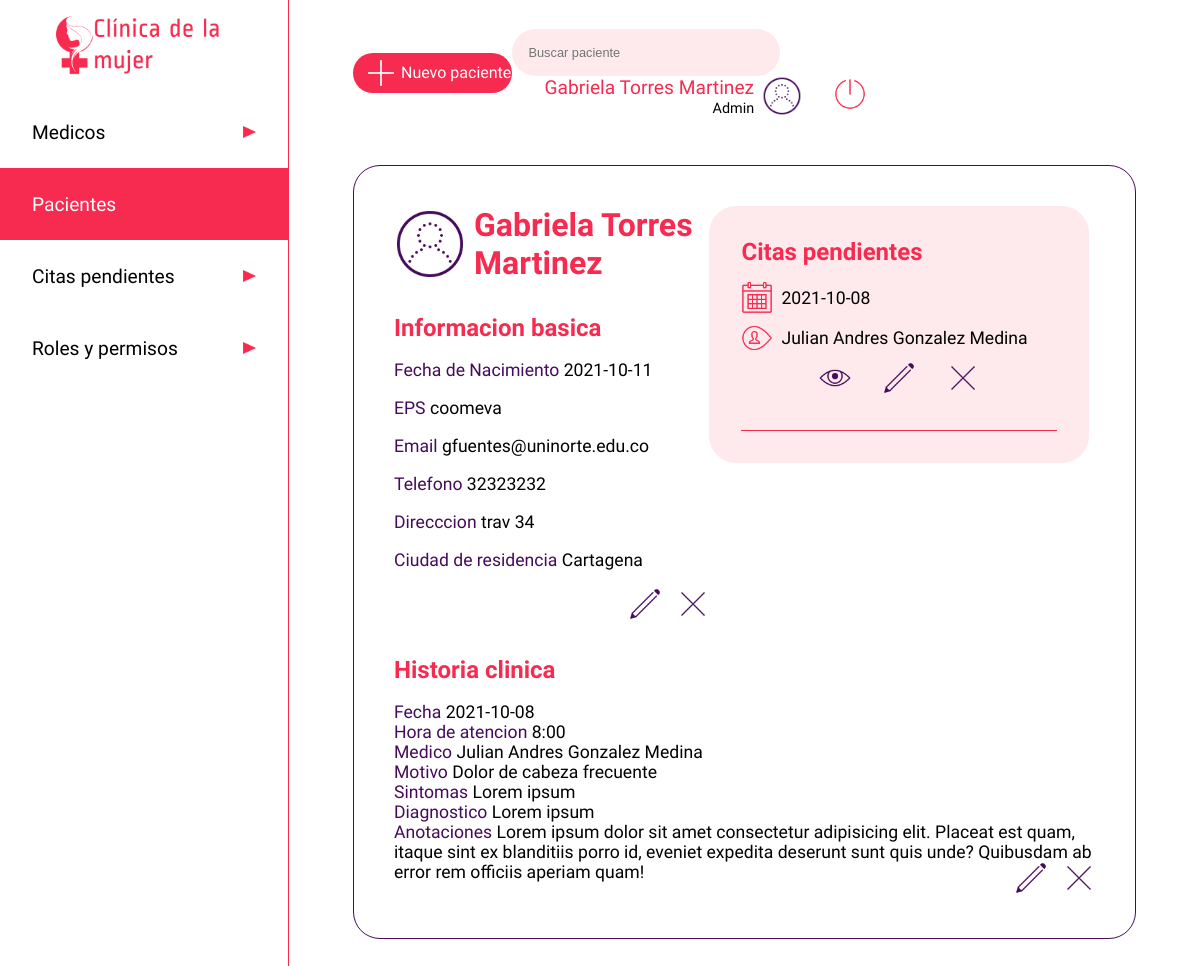
The app's page /paciente/45425474 (signed in) with its own data.
### app.py (models this page shows, shortened)
class users(db.Model):
    __tablename__ = 'users'
    cedula = db.Column(db.Integer, primary_key=True)
    nombre=db.Column(db.String)
    apellido=db.Column(db.String)
    nacimiento=db.Column(db.String)
    eps=db.Column(db.String)
    email=db.Column(db.String, unique=True)
    telefono=db.Column(db.Integer)
    dir=db.Column(db.String)
    ciudad=db.Column(db.String)
    password=db.Column(db.String)
    rol =db.Column(db.String)
    especialidad = db.Column(db.String)
    estado = db.Column(db.Boolean)

class citas(db.Model):
    __tablename__ = 'citas'
    cita_id=db.Column(db.Integer, primary_key=True)
    medico_id = db.Column(db.Integer, nullable=False)
    paciente_id = db.Column(db.Integer, nullable=False)
    fecha = db.Column(db.String)
    motivo = db.Column(db.String(500))
    estado = db.Column(db.Boolean)
    hora_atencion = db.Column(db.String)
    sintomas = db.Column(db.String)
    diagnostico = db.Column(db.String)
    anotaciones = db.Column(db.String)
    calificacion = db.Column(db.Integer)
    calificacion_obs = db.Column(db.String)

### app.py (the view)
@app.route('/paciente/<user>', methods=['GET'])
def view_paciente(user):
    if 'usuarioIngresado' in session:
        paciente = users.query.filter_by(cedula=user).first()
        usuario = users.query.filter_by(cedula=int(session['usuarioIngresado'])).first()
        medicos = users.query.filter_by(rol='medico')
        citass = citas.query.filter_by(paciente_id=user).all()
        return render('userpaciente.html', data=paciente, row=usuario, listamedicos=medicos,  cita=citass)
    else:
        return render('acceso-denegado.html')

### templates/userpaciente.html (shortened to what this page needs)
<!DOCTYPE html>
<html lang="es">
<head>
    <link rel="stylesheet" type="text/css" href="{{ url_for('static', filename='css/users.css')}}">
</head>
<body>
    <header class="header">
        <a href="/dashboard" type="button" class="btn"><img src="{{ url_for('static', filename='images/iconoclinica.png')}}" class="logo" alt="Clinica de la mujer"></a>
        <nav>
            <ul class="menu">
                <li class="menuitems"><a href="/medico" class="menulink"><span>Medicos</span><img src="{{ url_for('static', filename='images/triangulo.png')}}"  class="flecha" alt=""></a></li>
                <li class="menuitems"><a href="/paciente" class="menuselect"><span>Pacientes</span><img src="{{ url_for('static', filename='images/triangulo.png')}}"  class="flecha" alt=""></a></li>
                <li class="menuitems"><a href="/listado-citas" class="menulink"><span>Citas pendientes</span><img src="{{ url_for('static', filename='images/triangulo.png')}}"  class="flecha" alt=""></a></li>
                <li class="menuitems"><a href="/roles" class="menulink"><span>Roles y permisos</span><img src="{{ url_for('static', filename='images/triangulo.png')}}"  class="flecha" alt=""></a></li>
            </ul>
        </nav>
    </header>
    <main class="main">
        <div class="searchuser">
            <a href="/registro" class="newuser"><img src="{{ url_for('static', filename='images/plus_math_100px.png')}}" class="profile" alt="+"><span>Nuevo paciente</span></a>
            <div>
                <input type="search" class="search" placeholder="Buscar paciente">
                <div class="perfil">
                    <div>
                        <span class="nameuser">{{ row ['nombre'] }} {{ row ['apellido'] }}</span><br>
                        <span class="roluser">Admin</span>
                    </div>
                    <img src="{{ url_for('static', filename='images/test_account_100px.png')}}" class="profile" alt="">
                    <a href="/logout" type="button" class="btn"><img src="{{ url_for('static', filename='images/off.png')}}" class="logout" alt="Cerrar sesion"></a>
                </div>
            </div>
        </div>
        <div class="cuerpo">
            <div class="pacienteperfil">
                <div class="perfilcitas">
                    <div class="contenedorperfil">
                        <div class="userperf">
                            <img src="{{ url_for('static', filename='images/test_account_100px.png')}}" class="userper" alt="">
                            <h1 class="username">{{data.nombre}} {{data.apellido}}</h1>
                        </div>
                        <div class="userinfo">
                            <h2 class="infotitle">Informacion basica</h2><br>
                            <span style="color:#450B5A">Fecha de Nacimiento </span><span style="color:#000000">{{data.nacimiento}}</span> <br><br>
                            <span style="color:#450B5A">EPS </span><span style="color:#000000">{{data.eps}}</span> <br><br>
                            <span style="color:#450B5A">Email </span><span style="color:#000000">{{data.email}}</span><br><br>
                            <span style="color:#450B5A">Telefono </span><span style="color:#000000">{{data.telefono}}</span> <br><br>
                            <span style="color:#450B5A">Direcccion </span><span style="color:#000000">{{data.dir}}</span> <br><br>
                            <span style="color:#450B5A">Ciudad de residencia </span><span style="color:#000000">{{data.ciudad}}</span> <br><br>
                            <div class="contenedordbtn">
                                <a href="/paciente/{{data.cedula}}/editar"><img src="{{ url_for('static', filename='images/edit_100px.png')}}" class="btned" alt=""></a>
                                <a href="/paciente/{{data.cedula}}/editar"><img src="{{ url_for('static', filename='images/delete_100px.png')}}" class="btned" alt=""></a>
                            </div>
                        </div>
                    </div>
                    <div class="contenedorcitas">
                        <h2 class="infotitle">Citas pendientes</h1>
                            {% for c in cita %}
                            <div class="infocita">
                                <div class="diahora">
                                    <img src="{{ url_for('static', filename='images/calendar_100px.png')}}" class="calendarwatch" alt=""><span>{{ c.fecha }}</span>
                                </div>
                                <div class="diahora">
                                    <img src="{{ url_for('static', filename='images/username_100px.png')}}" class="calendarwatch" alt="">
                                    {% for l in listamedicos %}
                                        {% if c.medico_id == l.cedula %}
                                            <span>{{l.nombre}} {{l.apellido}}</span>
                                        {% endif %}
                                    {% endfor %}
                                </div>
                                <div class="contenedortbtn">
                                    <a href="/listado-citas/{{ c.cita_id }}"><img src="{{ url_for('static', filename='images/eye_100px.png')}}" class="btned" alt=""></a>
                                    <a href="/listado-citas/{{ c.cita_id }}/editar"><img src="{{ url_for('static', filename='images/edit_100px.png')}}" class="btned" alt=""></a>
                                    <a href="/listado-citas/{{ c.cita_id }}/eliminar"><img src="{{ url_for('static', filename='images/delete_100px.png')}}" class="btned" alt=""></a>
                                </div>
                            </div>
                            {% endfor %}
                        <hr color="#F72B50" size="0.5rem">
                    </div>
                </div>
                <div class="userhistoria">
                    <h2 class="infotitle">Historia clinica</h2><br>
                    {% for c in cita %}
                    {% if c.estado == 1%}
                    <div class="detallehistoria">
                        <span style="color:#450B5A">Fecha </span><span>{{c.fecha}}</span> <br>
                        <span style="color:#450B5A">Hora de atencion </span><span>{{c.hora_atencion}}</span> <br>
                        <span style="color:#450B5A">Medico </span>
                        <span>
                            {% for l in listamedicos %}
                            {% if c.medico_id == l.cedula %}
                                <span>{{l.nombre}} {{l.apellido}}</span>
                            {% endif %}
                            {% endfor %}
                        </span> <br>
                        <span style="color:#450B5A">Motivo </span><span>{{c.motivo}}</span> <br>
                        <span style="color:#450B5A">Sintomas </span><span>{{c.sintomas}}</span> <br>
                        <span style="color:#450B5A">Diagnostico </span><span>{{c.diagnostico}}</span> <br>
                        <span style="color:#450B5A">Anotaciones </span><span>{{c.anotaciones}}</span>
                        <div class="contenedordbtn">
                            <a href="/historia-clinica/paciente/editar"><img src="{{ url_for('static', filename='images/edit_100px.png')}}" class="btned" alt=""></a>
                            <a href="/historia-clinica/paciente/eliminar"><img src="{{ url_for('static', filename='images/delete_100px.png')}}" class="btned" alt=""></a>
                        </div>
                    </div>
                    {% endif %}
                    {% endfor %}
                </div>
            </div>
    </main>
</body>
</html>

### static/css/users.css (style rules this page uses)
* { padding: 0; margin: 0; }
.btned { width: 2rem; }
body { display: flex; }
.calendarwatch { height: 2rem; }
.contenedordbtn { display: flex; justify-content: space-between; width: 5rem; float: right; }
.contenedortbtn { display: flex; justify-content: space-between; width: 10rem; margin: auto; padding-bottom: 1rem; }
.contenedorperfil { width: 45%; }
.logout { height: 2rem; margin-left: 2rem; }
.contenedorcitas { height: 100%; width: 45%; background-color: #FEEAED; border-radius: 1.6875rem; padding: 2rem; }
.cuerpo { display: flex; margin-top: 3rem; border: 0.1rem solid #450B5A; border-radius: 1.6875rem; padding: 2.5rem; justify-content: space-between; align-items: center; }
.diahora { margin-top: 0.5rem; margin-bottom: 0.5rem; width: 100%; display: flex; align-items: center; }
.detallehistoria span { font-family: 'Average Sans', sans-serif; font-size: 1.1rem; }
.diahora span { margin-left: 0.5rem; }
.flecha { width: 0.8rem; height: 0.8rem; }
.perfil { display: inline-flex; align-items: center; text-align: right; margin-left: 2rem; justify-content: flex-end; }
.header { margin:0; display: inline-block; width: 18rem; height: 100vh; justify-content: center; }
.infocita { font-family: 'Average Sans', sans-serif; font-size: 1.1rem; margin-top: 1rem; margin-bottom: 1rem; justify-content: center; }
.infotitle { font-size: 1.5rem; font-family: 'Ropa Sans', sans-serif; color: #F72B50; }
.logo { display: block; height: 4rem; margin: auto; padding: 1rem; }
.main { width: calc(100% - 18rem); padding: 1.8rem 4rem; border-left: 0.1rem solid #F72B50; }
.menu { font-family: 'Average Sans', sans-serif; list-style: none; color: black; }
.menulink { display: inline-flex; font-size: 1.2rem; width: 14rem; height: 1.5rem; padding: 1.5rem 2rem; text-decoration: none; color: black; background-color: white; justify-content: space-between; align-items: center; margin: 0; }
.menuselect { display: inline-flex; font-size: 1.2rem; width: 14rem; height: 1.5rem; padding: 1.5rem 2rem; text-decoration: none; color: black; background-color: #F72B50; color: white; justify-content: space-between; align-items: center; margin: 0; }
.nameuser { font-family: 'Ropa Sans', sans-serif; font-size: 1.2rem; color: #F72B50; }
.newuser { display: flex; width: 10rem; background: #F72B50; color: white; font-size: 1rem; font-family: 'Average Sans', sans-serif; border-radius: 1.6875rem; align-items: center; text-decoration: none; }
.roluser { font-family: 'Ropa Sans', sans-serif; font-size: 0.9rem; }
.pacienteperfil { display: flex; flex-direction: column; }
.perfilcitas { display: flex; }
.profile { height: 2.5rem; margin-left: 0.5rem; }
.search { width: 16.75rem; padding: 1rem; background: #FEEAED; border: none; font-size: 0.8rem; color: black; border-radius: 1.6875rem; outline: none; }
.searchuser { display: flex; align-items: center; justify-content: space-between; }
.username { margin-left: 0.5rem; font-size: 2rem; font-family: 'Ropa Sans', sans-serif; }
.userinfo { margin-top: 2rem; }
.userinfo span { font-family: 'Average Sans', sans-serif; font-size: 1.1rem; width: 100%; }
.userper { height: 4.5rem; }
.userperf { display: flex; color: #F72B50; align-items: center; }
.userhistoria { margin-top: 2rem; }

### records on screen
users: nombre "Gabriela", apellido "Torres Martinez", nacimiento "2021-10-11", eps "coomeva", email "gfuentes@uninorte.edu.co", telefono "32323232", dir "trav 34", ciudad "Cartagena"
citas: fecha "2021-10-08", hora_atencion "8:00", motivo "Dolor de cabeza frecuente", sintomas "Lorem ipsum", diagnostico "Lorem ipsum", anotaciones "Lorem ipsum dolor sit amet consectetur adipisicing elit. Placeat est quam, itaque sint ex blanditiis porro id, eveniet expedita deserunt sunt quis unde? Quibusdam ab error rem officiis aperiam quam!", estado True (drawn)
users: nombre "Julian Andres", apellido "Gonzalez Medina"
